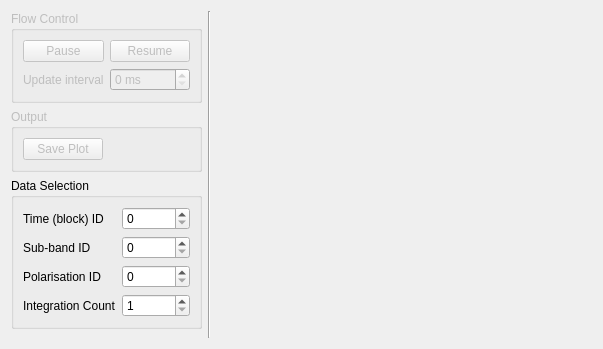
<?xml version="1.0" encoding="UTF-8"?>
<ui version="4.0">
 <class>SpectrumDataSetViewer</class>
 <widget class="QWidget" name="SpectrumDataSetViewer">
  <property name="geometry">
   <rect>
    <x>0</x>
    <y>0</y>
    <width>603</width>
    <height>349</height>
   </rect>
  </property>
  <property name="windowTitle">
   <string>Form</string>
  </property>
  <layout class="QHBoxLayout" name="horizontalLayout">
   <item>
    <layout class="QVBoxLayout" name="verticalLayout">
     <item>
      <widget class="QGroupBox" name="groupBox_flow">
       <property name="enabled">
        <bool>false</bool>
       </property>
       <property name="title">
        <string>Flow Control</string>
       </property>
       <layout class="QGridLayout" name="gridLayout_2">
        <item row="0" column="0">
         <widget class="QPushButton" name="pushButton_pause">
          <property name="enabled">
           <bool>false</bool>
          </property>
          <property name="text">
           <string>Pause</string>
          </property>
         </widget>
        </item>
        <item row="0" column="1">
         <widget class="QPushButton" name="pushButton_resume">
          <property name="enabled">
           <bool>false</bool>
          </property>
          <property name="text">
           <string>Resume</string>
          </property>
         </widget>
        </item>
        <item row="1" column="1">
         <widget class="QSpinBox" name="spinBox_updateInteveral">
          <property name="suffix">
           <string> ms</string>
          </property>
          <property name="prefix">
           <string/>
          </property>
         </widget>
        </item>
        <item row="1" column="0">
         <widget class="QLabel" name="label_updateInterval">
          <property name="text">
           <string>Update interval</string>
          </property>
         </widget>
        </item>
       </layout>
      </widget>
     </item>
     <item>
      <widget class="QGroupBox" name="groupBox_output">
       <property name="enabled">
        <bool>false</bool>
       </property>
       <property name="title">
        <string>Output</string>
       </property>
       <layout class="QGridLayout" name="gridLayout_3">
        <item row="0" column="0">
         <widget class="QPushButton" name="pushButton_save">
          <property name="enabled">
           <bool>false</bool>
          </property>
          <property name="text">
           <string>Save Plot</string>
          </property>
         </widget>
        </item>
        <item row="0" column="1">
         <spacer name="horizontalSpacer">
          <property name="orientation">
           <enum>Qt::Horizontal</enum>
          </property>
          <property name="sizeHint" stdset="0">
           <size>
            <width>40</width>
            <height>20</height>
           </size>
          </property>
         </spacer>
        </item>
       </layout>
      </widget>
     </item>
     <item>
      <widget class="QGroupBox" name="groupBox_dataSelection">
       <property name="title">
        <string>Data Selection</string>
       </property>
       <layout class="QGridLayout" name="gridLayout">
        <item row="1" column="1">
         <widget class="QLabel" name="label_subband">
          <property name="text">
           <string>Sub-band ID</string>
          </property>
         </widget>
        </item>
        <item row="1" column="2">
         <widget class="QSpinBox" name="spinBox_subband">
          <property name="maximum">
           <number>999</number>
          </property>
         </widget>
        </item>
        <item row="2" column="1">
         <widget class="QLabel" name="label_polarisation">
          <property name="text">
           <string>Polarisation ID</string>
          </property>
         </widget>
        </item>
        <item row="2" column="2">
         <widget class="QSpinBox" name="spinBox_polarisation">
          <property name="maximum">
           <number>999</number>
          </property>
         </widget>
        </item>
        <item row="0" column="1">
         <widget class="QLabel" name="label_timeBlock">
          <property name="text">
           <string>Time (block) ID</string>
          </property>
         </widget>
        </item>
        <item row="0" column="2">
         <widget class="QSpinBox" name="spinBox_timeBlock">
          <property name="maximum">
           <number>999</number>
          </property>
         </widget>
        </item>
        <item row="3" column="2">
         <widget class="QSpinBox" name="spinBox_integrationCount">
          <property name="minimum">
           <number>1</number>
          </property>
          <property name="maximum">
           <number>99999</number>
          </property>
          <property name="singleStep">
           <number>10</number>
          </property>
         </widget>
        </item>
        <item row="3" column="1">
         <widget class="QLabel" name="label_integrationCount">
          <property name="text">
           <string>Integration Count</string>
          </property>
         </widget>
        </item>
       </layout>
      </widget>
     </item>
     <item>
      <spacer name="verticalSpacer">
       <property name="orientation">
        <enum>Qt::Vertical</enum>
       </property>
       <property name="sizeHint" stdset="0">
        <size>
         <width>20</width>
         <height>40</height>
        </size>
       </property>
      </spacer>
     </item>
    </layout>
   </item>
   <item>
    <widget class="Line" name="line">
     <property name="orientation">
      <enum>Qt::Vertical</enum>
     </property>
    </widget>
   </item>
   <item>
    <widget class="pelican::lofar::PlotWidget" name="plot" native="true">
     <property name="sizePolicy">
      <sizepolicy hsizetype="Preferred" vsizetype="Preferred">
       <horstretch>100</horstretch>
       <verstretch>0</verstretch>
      </sizepolicy>
     </property>
    </widget>
   </item>
  </layout>
 </widget>
 <customwidgets>
  <customwidget>
   <class>pelican::lofar::PlotWidget</class>
   <extends>QWidget</extends>
   <header>viewer/PlotWidget.h</header>
   <container>1</container>
  </customwidget>
 </customwidgets>
 <resources/>
 <connections/>
</ui>
